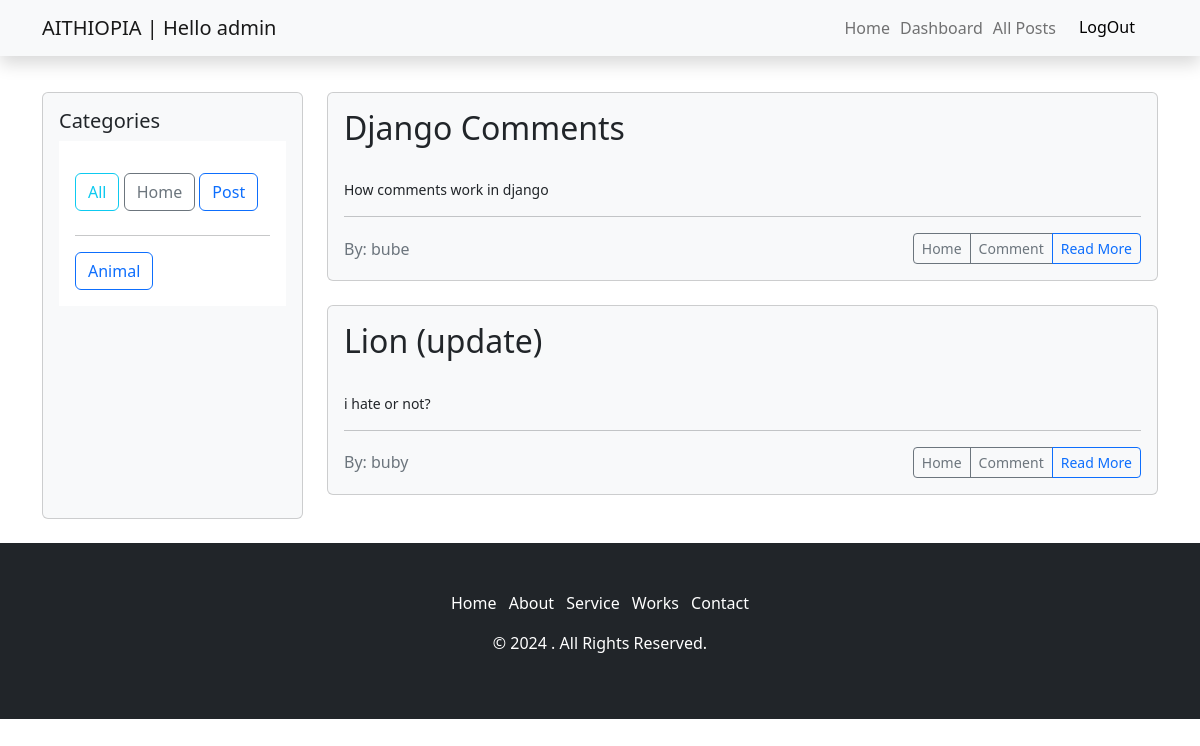
The page /all/ (signed in) on the database its author committed.
### accounts/models.py (models this page shows, shortened)
class CustomUser(AbstractUser):
    userid = models.CharField( max_length=50 , unique=True)
    age = models.PositiveIntegerField(null=True, blank=True)

### social/models.py (models this page shows, shortened)
class Category(models.Model):
    name = models.CharField( max_length=150)

class Task(models.Model):
    title = models.CharField( max_length=150)
    short_body = models.CharField( max_length=255)
    long_body = models.TextField(null=True , blank=True)
    category = models.ForeignKey(Category, on_delete=models.CASCADE)
    posted_by = models.ForeignKey(CustomUser, on_delete=models.CASCADE)
    posted_in = models.DateTimeField( auto_now_add=True)
    updated_in = models.DateTimeField (auto_now=True)

### social/views.py (the view)
# urls.py: path('all/' , all_post , name='all_post'),
@login_required()
def all_post(request):
    categories = Category.objects.all()
    tasks = Task.objects.all()
    all_tasks = Task.objects.all()
    selected_category = request.GET.get('category')
    if selected_category:
        tasks = tasks.filter(category__id=selected_category)
    context = {'tasks': tasks, 'categories': categories , 'all_tasks' : all_tasks}
    return render(request, 'social/all_post.html', context)

### templates/social/all_post.html
{% extends "base.html" %}
{% block content %}
        <div class="mt-5">
            <div class="row">
                <div class="col-md-3">
                    <div class="card bg-light mb-4" style="height: 100%;">
                        <div class="card-body">
                            <h5 class="card-title">Categories</h5>
                            <ul class="list-group list-group-flush">
                                <li class="list-group-item border-0">
                                    <br>
                                    <a  class="btn btn-outline-info mb-2 mr-2" href="{% url 'all_post' %} ">All</a>
                                    <a  class="btn btn-outline-secondary mb-2 mr-2" href="{% url 'home' %} ">Home</a>
                                    <a href="{% url 'create' %}" class="btn btn-outline-primary mb-2 mr-2">Post</a>
                                    <hr>
                                  {% for category in categories %}
                                  <a href="?category={{ category.id }}" class="btn btn-outline-primary mb-2 mr-2">{{ category.name }}</a>
                                  {% endfor %}
                                </li>
                              </ul>
                        </div>
                    </div>
                </div>
        <div class="col-md-9">
            {% for model in tasks %}
            <div class="card bg-light mb-4">
                <div class="card-body">
                    <h2 class="card-title font-weight-bold">{{ model.title }}</h2><br>
                  <small>  <p class="card-text">{{ model.short_body }}</p> </small>
                    <hr>
                    <div class="d-flex justify-content-between align-items-center">
                        <div class="text-muted">By: {{ model.posted_by.username }}</div>
                        <div class="btn-group">
                            <a href=" {% url 'home' %} " class="btn btn-sm btn-outline-secondary">Home</a>
                            <a href="" class="btn btn-sm btn-outline-secondary">Comment</a>
                            <a href=" {% url 'detail' model.pk %} " class="btn btn-sm btn-outline-primary">Read More</a>
                        </div>
                    </div>
                </div>
            </div>
            {% endfor %}
        </div>
    </div>
</div>
{% endblock content %}

### templates/base.html (shortened to what this page needs)
<!DOCTYPE html>
<html lang="en">
<head>
  <link href="https://cdn.jsdelivr.net/npm/bootstrap@5.2.3/dist/css/bootstrap.min.css" rel="stylesheet">
</head>
<body>
  <nav class="navbar navbar-light bg-light shadow fixed-top">
    <div class="container">
        {% if user.is_authenticated %}
        <a class="navbar-brand" href="{% url 'home' %}">AITHIOPIA | Hello {{ request.user.username }}</a>
        {% else %}
        <a class="navbar-brand" href="{% url 'home' %}">AITHIOPIA</a>
        {% endif %}
        <ul class="navbar-nav flex-row">
            {% if user.is_authenticated %}
            <li class="nav-item active">
                <a class="nav-link" href="{% url 'home' %}">Home</a>
            </li>
            <li class="nav-item">
                <a href="{% url 'dashboard' %}" class="nav-link">Dashboard</a>
            </li>
            <li class="nav-item">
                <a class="nav-link" href=" {% url 'all_post' %} ">All Posts</a>
            </li>
            <li class="nav-item">
                <form class="d-flex" method="POST" action="{% url 'logout' %}"> {% csrf_token %}
                    <button class="btn btn-light">LogOut</button>
                </form>
            </li>
            {% endif %}
        </ul>
    </div>
</nav>
  <main class="container py-4 mb-20\">
    {% block content %}{% endblock content %}
    </main>
    <link href="https://maxcdn.bootstrapcdn.com/font-awesome/4.7.0/css/font-awesome.min.css" rel="stylesheet" />
    <div class="footer bg-dark py-5">
      <div class="container">
        <div class="row text-center">
          <div class="col-lg-12 col-sm-12 col-xs-12">
            <div class="footer_menu">
              <ul class="list-inline">
                <li class="list-inline-item"><a href="#" class="text-white text-decoration-none">Home</a></li>
                <li class="list-inline-item"><a href="#" class="text-white text-decoration-none">About</a></li>
                <li class="list-inline-item"><a href="#" class="text-white text-decoration-none">Service</a></li>
                <li class="list-inline-item"><a href="#" class="text-white text-decoration-none">Works</a></li>
                <li class="list-inline-item"><a href="#" class="text-white text-decoration-none">Contact</a></li>
              </ul>
            </div>
            <div class="footer_copyright text-white">
              <p>© 2024 . All Rights Reserved.</p>
            </div>
          </div>
        </div>
      </div>
    </div>
</body>
</html>

### templates/base.html (style rules this page uses)
.navbar-nav.flex-row { flex-direction: row !important; }
.navbar-nav.flex-row .nav-item { margin-right: 10px; }
body { margin-top:20px; }

### rows shown on the page
CustomUser: user.username "admin"
Category: name "Animal"
Task: title "Django Comments", short_body "How comments work in django", posted_by.username "bube"
Task: title "Lion (update)", short_body "i hate or not?", posted_by.username "buby"
